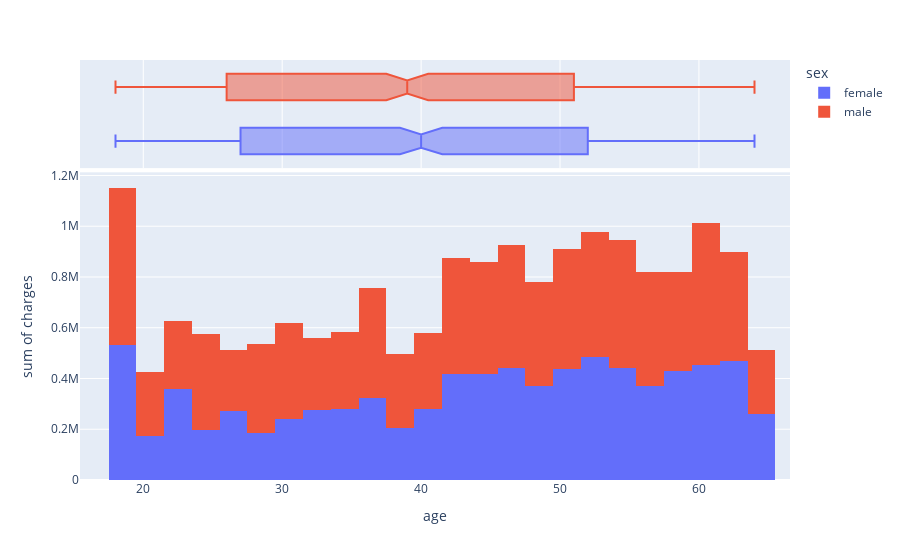

The code cell stored with this chart in its notebook:
### Code cell
fig = px.histogram(
    data,
    x="age",
    y="charges",
    color="sex",
    marginal="box",
)
fig.show()

### Figure 1 — Plotly figure (JSON) as saved in the notebook; plotly's stock layout.template omitted (floating-point values rounded to 4 significant figures; data arrays with more than 128 entries replaced by an {"elided": "..."} marker saying what was removed)
{"data": [{"alignmentgroup": "True", "bingroup": "x", "histfunc": "sum", "hovertemplate": "sex=female<br>age=%{x}<br>sum of charges=%{y}<extra></extra>", "legendgroup": "female", "marker": {"color": "#636efa", "pattern": {"shape": ""}}, "name": "female", "offsetgroup": "female", "orientation": "v", "showlegend": true, "type": "histogram", "x": {"elided": "662 int values"}, "xaxis": "x", "y": {"elided": "662 float values"}, "yaxis": "y"}, {"alignmentgroup": "True", "hovertemplate": "sex=female<br>age=%{x}<extra></extra>", "legendgroup": "female", "marker": {"color": "#636efa"}, "name": "female", "notched": true, "offsetgroup": "female", "showlegend": false, "type": "box", "x": {"elided": "662 int values"}, "xaxis": "x2", "yaxis": "y2"}, {"alignmentgroup": "True", "bingroup": "x", "histfunc": "sum", "hovertemplate": "sex=male<br>age=%{x}<br>sum of charges=%{y}<extra></extra>", "legendgroup": "male", "marker": {"color": "#EF553B", "pattern": {"shape": ""}}, "name": "male", "offsetgroup": "male", "orientation": "v", "showlegend": true, "type": "histogram", "x": {"elided": "676 int values"}, "xaxis": "x", "y": {"elided": "676 float values"}, "yaxis": "y"}, {"alignmentgroup": "True", "hovertemplate": "sex=male<br>age=%{x}<extra></extra>", "legendgroup": "male", "marker": {"color": "#EF553B"}, "name": "male", "notched": true, "offsetgroup": "male", "showlegend": false, "type": "box", "x": {"elided": "676 int values"}, "xaxis": "x2", "yaxis": "y2"}], "layout": {"barmode": "relative", "legend": {"title": {"text": "sex"}, "tracegroupgap": 0}, "margin": {"t": 60}, "xaxis": {"anchor": "y", "domain": [0, 1], "title": {"text": "age"}}, "xaxis2": {"anchor": "y2", "domain": [0, 1], "matches": "x", "showgrid": true, "showticklabels": false}, "yaxis": {"anchor": "x", "domain": [0, 0.7326], "title": {"text": "sum of charges"}}, "yaxis2": {"anchor": "x2", "domain": [0.7426, 1], "matches": "y2", "showgrid": false, "showline": false, "showticklabels": false, "ticks": ""}}}
